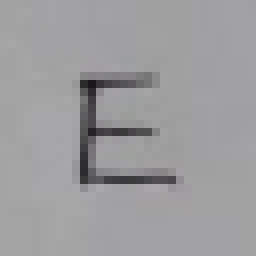
#> input picture data/raw/AdrianOrtizdelaCruz/Mayusculas/E.png, 32 x 32 px, found by its file name (shown 8 times larger); its folder holds only this picture in this run
$ python preprocessing.py
#> lines starting #> are read from the running program, lines starting #| are printed output that depends on the picture; after the words box and inside, x2 and y2 are one past the last pixel; in counts of white or black regions, pixels touching at a corner belong together
import os
import cv2
import numpy as np

def process_and_unify_data(raw_dir, unified_dir, size=(32, 32), augmentations_per_image=5):
    """
    Procesa, aplica rotaciones y desplazamientos, y unifica los datos de las carpetas raw.
    :param raw_dir: Directorio con las carpetas de cada estudiante y subcarpetas (Mayusculas, Minusculas, Numeros).
    :param unified_dir: Directorio destino donde se almacenarán las imágenes procesadas.
    :param size: Tamaño al que se redimensionarán las imágenes (ancho, alto).
    :param augmentations_per_image: Número de variaciones generadas por cada imagen original.
    """
#> called with raw_dir = 'data/raw', unified_dir = 'data/unified', size = (32, 32), augmentations_per_image = 5
    # Crear subcarpetas para Mayusculas, Minusculas y Numeros
    mayus_dir = os.path.join(unified_dir, 'mayus')
    minus_dir = os.path.join(unified_dir, 'minus')
    nums_dir = os.path.join(unified_dir, 'nums')

    os.makedirs(mayus_dir, exist_ok=True)
    os.makedirs(minus_dir, exist_ok=True)
    os.makedirs(nums_dir, exist_ok=True)

    def augment_image(image):
        """Aplica rotaciones y desplazamientos aleatorios a una imagen."""
        augmented_images = []
        for _ in range(augmentations_per_image):
            # Rotación aleatoria
            angle = np.random.uniform(-15, 15)
            M = cv2.getRotationMatrix2D((size[0] // 2, size[1] // 2), angle, 1.0)
            rotated = cv2.warpAffine(image, M, size, flags=cv2.INTER_LINEAR, borderMode=cv2.BORDER_CONSTANT, borderValue=255)

            # Desplazamiento aleatorio
            tx = np.random.uniform(-5, 5)
            ty = np.random.uniform(-5, 5)
            M = np.float32([[1, 0, tx], [0, 1, ty]])
            shifted = cv2.warpAffine(rotated, M, size, flags=cv2.INTER_LINEAR, borderMode=cv2.BORDER_CONSTANT, borderValue=255)

            augmented_images.append(shifted)
        return augmented_images

    # Recorrer cada carpeta de estudiante
    for student in os.listdir(raw_dir):
        student_path = os.path.join(raw_dir, student)
        if os.path.isdir(student_path):
            # Recorrer categorías (Mayusculas, Minusculas, Numeros)
            for category, target_dir in zip(['Mayusculas', 'Minusculas', 'Numeros'], [mayus_dir, minus_dir, nums_dir]):
                category_path = os.path.join(student_path, category)
                if os.path.isdir(category_path):
                    # Procesar cada imagen en la categoría
                    for image_name in os.listdir(category_path):
                        # Leer el carácter del nombre del archivo (sin extensión)
                        char = os.path.splitext(image_name)[0]

                        # Crear subcarpeta para el carácter dentro de la categoría
                        char_dir = os.path.join(target_dir, char)
                        os.makedirs(char_dir, exist_ok=True)

                        # Leer y preprocesar la imagen
                        image_path = os.path.join(category_path, image_name)
                        image = cv2.imread(image_path, cv2.IMREAD_GRAYSCALE)
#> image: shape (32, 32); min 22, max 169, mean 156.8
                        resized = cv2.resize(image, size)
                        _, binary = cv2.threshold(resized, 127, 255, cv2.THRESH_BINARY)
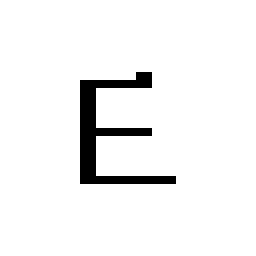
#> binary: shape (32, 32) (shown 8 times larger); 94.9% white; black in thin lines or dots, all inside (x1, y1, x2, y2) = (10, 9, 22, 23)

                        # Generar variaciones
                        variations = augment_image(binary)
#> the loop in augment_image, `for _ in range(augmentations_per_image):` made 5 passes
#> pass 1, in augment_image, `rotated = cv2.warpAffine(image, M, size, flags=cv2.INTER_LINEAR, borde..`:
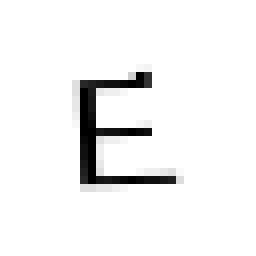
#> rotated: shape (32, 32) (shown 8 times larger); min 0, max 255, mean 242.1
#> pass 1, in augment_image, `shifted = cv2.warpAffine(rotated, M, size, flags=cv2.INTER_LINEAR, bor..`:
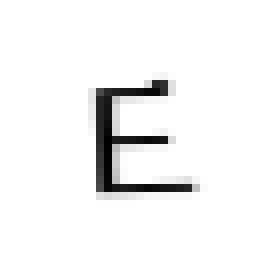
#> shifted: shape (32, 32) (shown 8 times larger); min 0, max 255, mean 242.1
#> pass 2, in augment_image, `shifted = cv2.warpAffine(rotated, M, size, flags=cv2.INTER_LINEAR, bor..`:
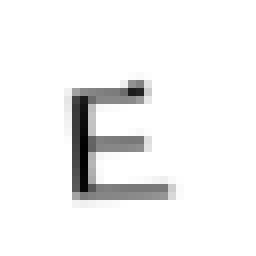
#> shifted: shape (32, 32) (shown 8 times larger); min 1, max 255, mean 242
#> after the loop in augment_image, `for _ in range(augmentations_per_image):`: augmented_images = 5 items
#> variations = 5 items

                        # Guardar la imagen original
                        original_name = f"{student}_{category}_{image_name}"
                        original_path = os.path.join(char_dir, original_name)
                        cv2.imwrite(original_path, binary)

                        # Guardar las variaciones
                        for idx, variation in enumerate(variations):
                            variation_name = f"{student}_{category}_{char}_aug{idx}.png"
                            variation_path = os.path.join(char_dir, variation_name)
                            cv2.imwrite(variation_path, variation)
#> this loop made 5 passes

    print(f"Datos unificados y preprocesados con rotaciones y desplazamientos en: {unified_dir}")

# Ejemplo de uso
if __name__ == "__main__":
    raw_dir = 'data/raw'
    unified_dir = 'data/unified'
    process_and_unify_data(raw_dir, unified_dir)
